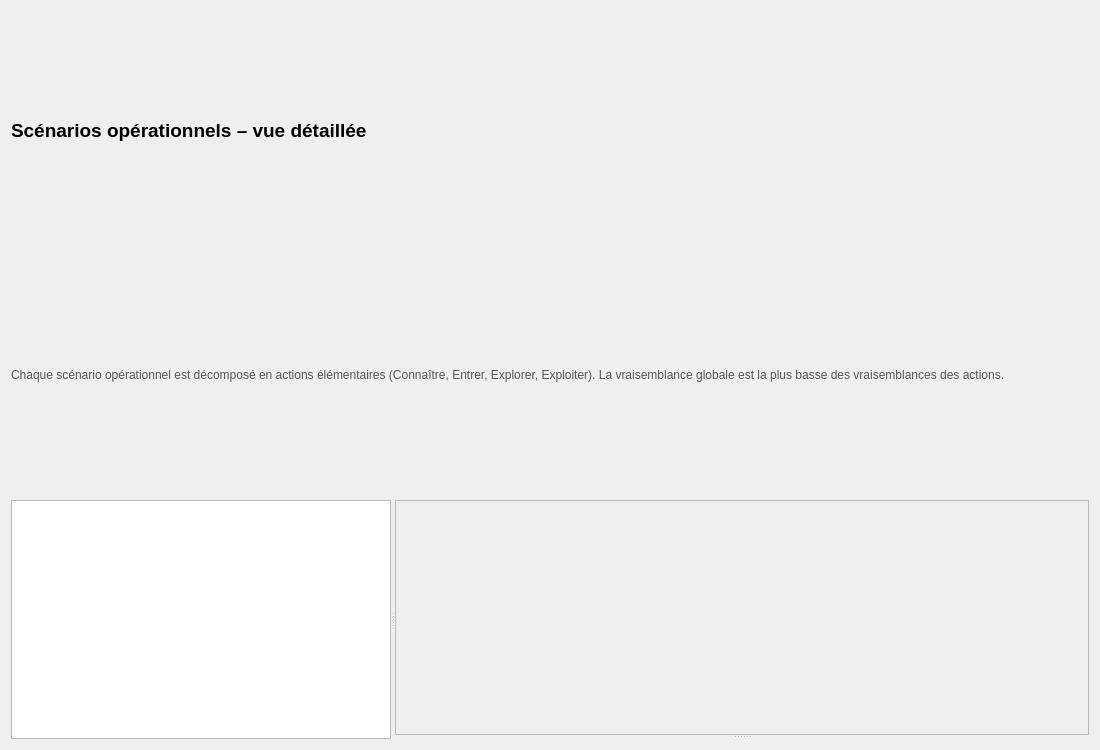
<?xml version="1.0" encoding="UTF-8"?>
<ui version="4.0">
 <class>OperationalDetailPage</class>
 <widget class="QWidget" name="OperationalDetailPage"><property name="geometry"><rect><x>0</x><y>0</y><width>1100</width><height>750</height></rect></property><layout class="QVBoxLayout" name="verticalLayout"><item><widget class="QLabel" name="titleLabel"><property name="text"><string>Scénarios opérationnels – vue détaillée</string></property><property name="font"><font><pointsize>14</pointsize><bold>true</bold></font></property></widget></item><item><widget class="QLabel" name="helpLabel"><property name="text"><string>Chaque scénario opérationnel est décomposé en actions élémentaires (Connaître, Entrer, Explorer, Exploiter). La vraisemblance globale est la plus basse des vraisemblances des actions.</string></property><property name="styleSheet"><string>color:#555;</string></property><property name="wordWrap"><bool>true</bool></property></widget></item><item><widget class="QSplitter" name="splitterMain"><property name="orientation"><enum>Qt::Horizontal</enum></property><widget class="QListWidget" name="listWidget"><property name="maximumSize"><size><width>380</width><height>16777215</height></size></property></widget><widget class="QSplitter" name="splitterRight"><property name="orientation"><enum>Qt::Vertical</enum></property><widget class="QScrollArea" name="chainScrollArea"><property name="widgetResizable"><bool>true</bool></property><widget class="QWidget" name="chainScrollContents"><property name="geometry"><rect><x>0</x><y>0</y><width>800</width><height>300</height></rect></property><layout class="QVBoxLayout" name="chainLayout"><item><widget class="KillChainWidget" name="chainWidget"></widget></item></layout></widget></widget><widget class="QWidget" name="actionsHost"><layout class="QVBoxLayout" name="actionsLayout"><property name="leftMargin"><number>0</number></property><property name="topMargin"><number>0</number></property><property name="rightMargin"><number>0</number></property><property name="bottomMargin"><number>0</number></property></layout></widget></widget></widget></item></layout></widget>
 <customwidgets><customwidget><class>KillChainWidget</class><extends>QWidget</extends><header>Widgets.h</header><container>0</container></customwidget></customwidgets>
 <resources/>
 <connections/>
</ui>
